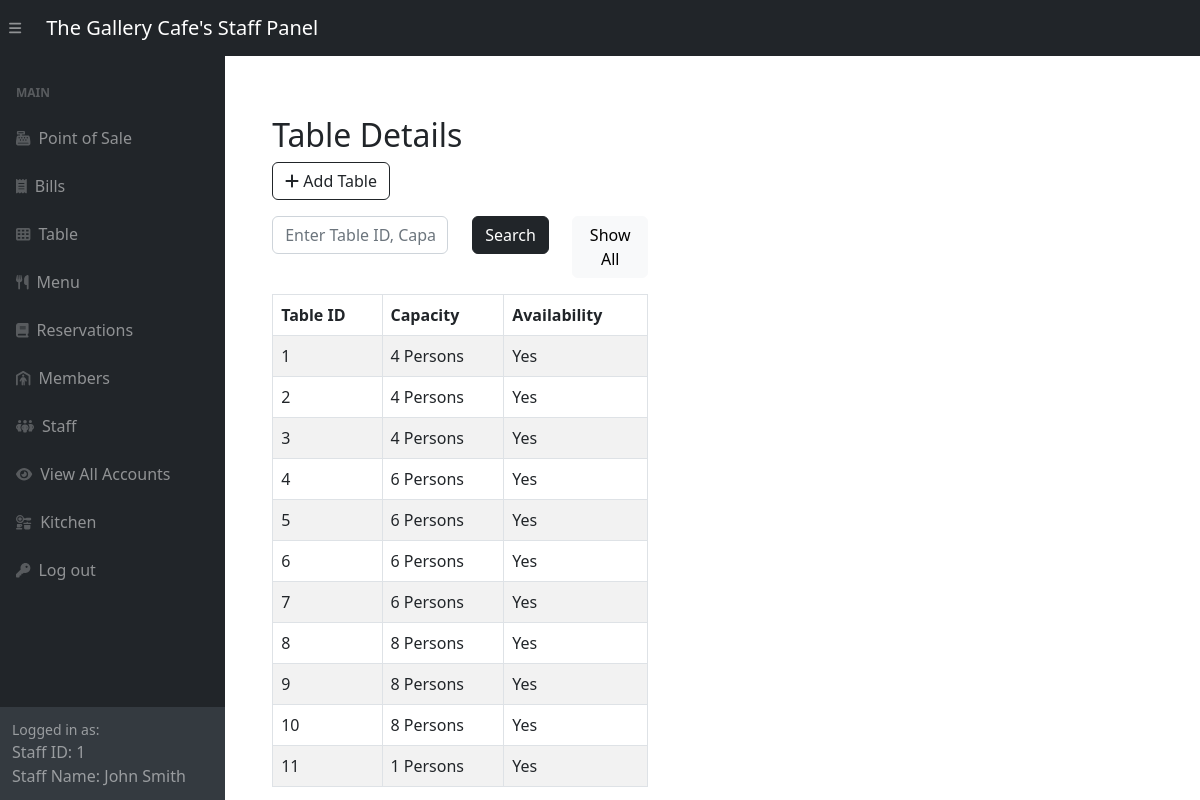
The page /adminSide/panel/table-panel.php (signed in) on the database its author committed.
### tables this page shows
CREATE TABLE `restaurant_tables` (
  `table_id` int(11) NOT NULL,
  `capacity` int(11) DEFAULT NULL,
  `is_available` tinyint(1) DEFAULT NULL
);

### adminSide/panel/table-panel.php (the view, shortened to what this page needs)
<?php  include '../inc/dashHeader.php'?>
<div class="wrapper">
        <div class="container-fluid pt-5 pl-600">
            <div class="row">
                <div class="m-50">
                    <div class="mt-5 mb-3">
                        <h2 class="pull-left">Table Details</h2>
                        <a href="../tableCrud/createTable.php" class="btn btn-outline-dark"><i class="fa fa-plus"></i> Add Table</a>
                    </div>
                    <div class="mb-3">
                    <form method="POST" action="#">
                        <div class="row">
                            <div class="col-md-6">
                                <input required type="text" id="search" name="search" class="form-control" placeholder="Enter Table ID, Capacity">
                            </div>
                            <div class="col-md-3" >
                                <button type="submit" class="btn btn-dark">Search</button>
                            </div>
                            <div class="col" style="text-align: right;" >
                                <a href="table-panel.php" class="btn btn-light">Show All</a>
                            </div>
                        </div>
                    </form>
                </div>
                    <?php
                    require_once "../config.php";
                    if (isset($_POST['search'])) {
                    if (!empty($_POST['search'])) {
                        $search = $_POST['search'];
                        $sql = "SELECT *
                                FROM Restaurant_Tables
                                WHERE table_id LIKE '%$search%' OR capacity LIKE '%$search%'
                                ORDER BY table_id;";
                    } else {
                        $sql = "SELECT *
                                FROM Restaurant_Tables
                                ORDER BY table_id;";
                    }
                } else {
                    $sql = "SELECT *
                            FROM Restaurant_Tables
                            ORDER BY table_id;";
                }
                    if($result = mysqli_query($link, $sql)){
                        if(mysqli_num_rows($result) > 0){
                            echo '<table class="table table-bordered table-striped">';
                                echo "<thead>";
                                    echo "<tr>";
                                        echo "<th>Table ID</th>";
                                        echo "<th>Capacity</th>";
                                        echo "<th>Availability</th>";
                                    echo "</tr>";
                                echo "</thead>";
                                echo "<tbody>";
                                while($row = mysqli_fetch_array($result)){
                                    echo "<tr>";
                                        echo "<td>" . $row['table_id'] . "</td>";
                                        echo "<td>" . $row['capacity'] . " Persons </td>";
                                        if ($row['is_available'] == true) {
                                            echo "<td>" . "Yes" . "</td>";
                                        } else {
                                            echo "<td>" . "No" . "</td>";
                                        }
                                    echo "</tr>";
                                }
                                echo "</tbody>";
                            echo "</table>";
                        } else{
                            echo '<div class="alert alert-danger"><em>No records were found.</em></div>';
                        }
                    } else{
                        echo "Oops! Something went wrong. Please try again later.";
                    }
                    ?>
                </div>
            </div>
        </div>
    </div>
<?php  include '../inc/dashFooter.php'?>

### adminSide/panel/table-panel.php (style rules this page uses)
.wrapper { width: 50%; padding-left: 200px; padding-top: 20px }

### rows shown on the page
restaurant_tables: table_id "1", capacity "4", is_available "Yes"
restaurant_tables: table_id "2", capacity "4", is_available "Yes"
restaurant_tables: table_id "3", capacity "4", is_available "Yes"
restaurant_tables: table_id "4", capacity "6", is_available "Yes"
restaurant_tables: table_id "5", capacity "6", is_available "Yes"
restaurant_tables: table_id "6", capacity "6", is_available "Yes"
restaurant_tables: table_id "7", capacity "6", is_available "Yes"
restaurant_tables: table_id "8", capacity "8", is_available "Yes"
restaurant_tables: table_id "9", capacity "8", is_available "Yes"
restaurant_tables: table_id "10", capacity "8", is_available "Yes"
restaurant_tables: table_id "11", capacity "1", is_available "Yes"

### other values the page prints
$_SESSION['logged_account_id'] "1"
$_SESSION['logged_staff_name'] "John Smith"
